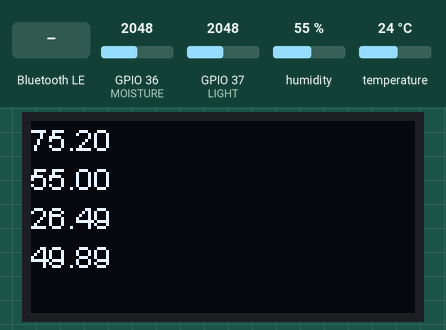
This sketch was run on a simulated ESP32. Shown: 128×64 one-colour display. The inputs (shaded band) are chosen by the test bench; at power-on: GPIO 36 (MOISTURE) = 2048, GPIO 37 (LIGHT) = 2048, humidity 55 %, temperature 24 °C. Nothing arrives over Bluetooth unless stated; a phone connects over Bluetooth LE 3 s after start; what the sketch prints to the serial monitor is not drawn.

Above: at 1.2 s.
1.3 s: GPIO 36 (MOISTURE) set to 2636
At 3.7 s:
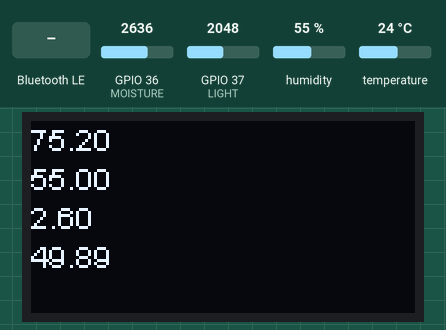
4.6 s: GPIO 36 (MOISTURE) set to 2747
At 5.9 s:
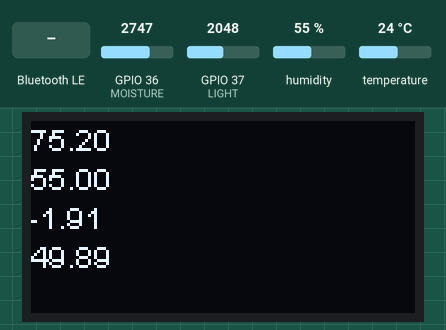
6.6 s: Bluetooth LE write "testing" received
At 7.1 s:
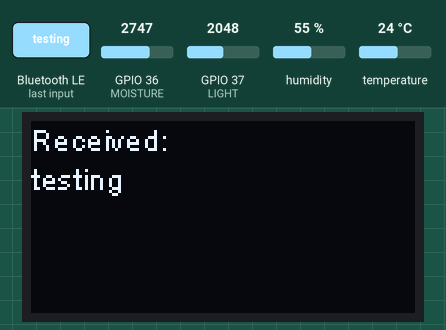
8.7 s: Bluetooth LE write "ledon" received
At 9.1 s:
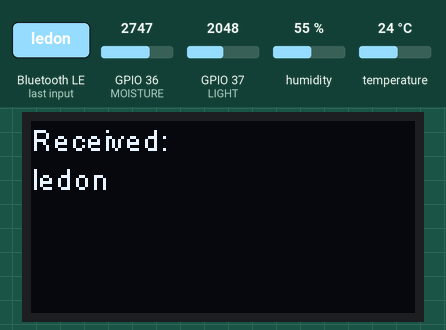
10.8 s: Bluetooth LE write "1" received
At 11.2 s:
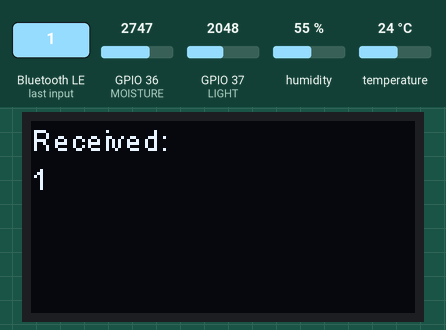
12.8 s: GPIO 37 (LIGHT) set to 2866
At 13.7 s:
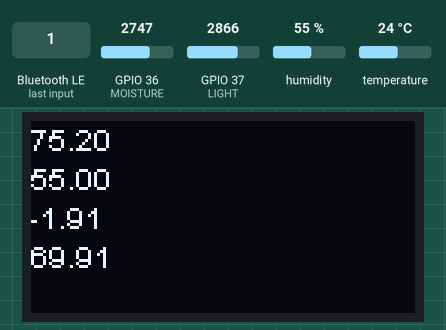
Timing chart, 0 to 15.8 s (numbered marks = the images above; inputs shaded):
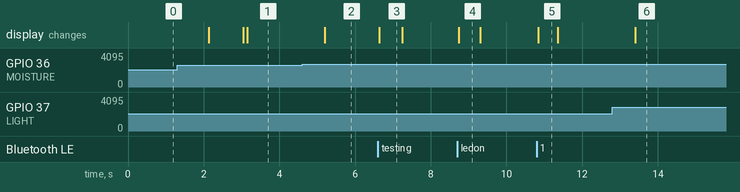

The sketch:

plant-stats-ble.ino
```cpp
#include "DHT.h"
#include <BLEDevice.h>
#include "heltec.h"

#define DEVICE_NAME         "Jeremy Plant Stats BLE"
#define SERVICE_UUID        "c4ae5be3-d939-4a88-82f9-8b8c73e81c01"
#define CHARACTERISTIC_UUID "b7b46926-2e25-4a90-9174-d71ae1c3bb12"

#define DHTPIN 13
#define DHTTYPE DHT11
#define MOISTURE 36
#define LIGHT 37

BLECharacteristic *pCharacteristic;
String data = "";

DHT dht(DHTPIN, DHTTYPE);
float temperatureFValue, humidityValue;
int moistureValue;
float moisture;
int lightValue;
float light;

const int dry = 2700;
const int wet = 239;

const int high = 4095;
const int low = 10;

void printToScreen(String s) {
  Heltec.display->clear();
  Heltec.display->drawString(0, 0, s);
  Heltec.display->display();
}


class MyServerCallbacks: public BLEServerCallbacks {
    void onConnect(BLEServer* pServer) {
      printToScreen("BLE client connected.");
    };

    void onDisconnect(BLEServer* pServer) {
      printToScreen("BLE client disconnected.");
      BLEDevice::startAdvertising();
    }
};


class MyCharacteristicCallbacks: public BLECharacteristicCallbacks {
  void onWrite(BLECharacteristic *characteristic) {
    data = String(characteristic->getValue().c_str());
    printToScreen("Received:\n" + data);

    if (data == "testing") {
      digitalWrite(25, LOW);
      data.toUpperCase();
      pCharacteristic->setValue(data.c_str());
    }
    if (data == "ledon") {
      digitalWrite(25, HIGH);
    }
  }
};


void setup() {
  Serial.begin(115200);
  Heltec.begin(true /*display*/, false /*LoRa*/, true /*Serial*/);
  dht.begin();
  pinMode(MOISTURE, INPUT);
  pinMode(LIGHT, INPUT);

  printToScreen("Starting BLE!");
  BLEDevice::init(DEVICE_NAME);

  BLEServer *pServer = BLEDevice::createServer();
  pServer->setCallbacks(new MyServerCallbacks());

  BLEService *pService = pServer->createService(SERVICE_UUID);

  pCharacteristic = pService->createCharacteristic(
    CHARACTERISTIC_UUID,
    BLECharacteristic::PROPERTY_READ | BLECharacteristic::PROPERTY_WRITE | BLECharacteristic::PROPERTY_NOTIFY
  );

  pCharacteristic->setCallbacks(new MyCharacteristicCallbacks());
  pCharacteristic->setValue("Init");

  pService->start();

  BLEAdvertising *pAdvertising = BLEDevice::getAdvertising();
  pAdvertising->addServiceUUID(SERVICE_UUID);
  pAdvertising->setScanResponse(true);
  BLEDevice::startAdvertising();
}

float mapfloat(float x, float in_min, float in_max, float out_min, float out_max) {
  return (x - in_min) * (out_max - out_min) / (in_max - in_min) + out_min;
}

void loop() {
  temperatureFValue = dht.readTemperature(true);
  humidityValue = dht.readHumidity();

  int moistureValue = analogRead(MOISTURE);
  moisture = mapfloat(moistureValue, wet, dry, 100, 0);

  int lightValue = analogRead(LIGHT);
  light = mapfloat(lightValue, low, high, 0, 100);

  String sensorValuesString = String(temperatureFValue) +  "\n" + String(humidityValue) + "\n" + String(moisture) + "\n" + String(light);

  Serial.println(lightValue);
  // Serial.println(moistureValue);
  // Serial.println(sensorValuesString);
  printToScreen(sensorValuesString);

  pCharacteristic->setValue(sensorValuesString.c_str());

  pCharacteristic->notify();

  delay(1000);
}
```

Measured:
- the behaviour switches between 2700 and 2701 on GPIO 36 (MOISTURE) (found by bisection; images 1 and 2)
- after the input at 1.3 s, the display: changes after 0.83 s (image 1)
- after the input at 4.6 s, the display: changes after 0.60 s (image 2)
- after the input at 6.6 s, the display: changes at once (image 3)
- after the input at 8.7 s, the display: changes at once (image 4)
- after the input at 10.8 s, the display: changes at once (image 5)
- after the input at 12.8 s, the display: changes after 0.61 s (image 6)
